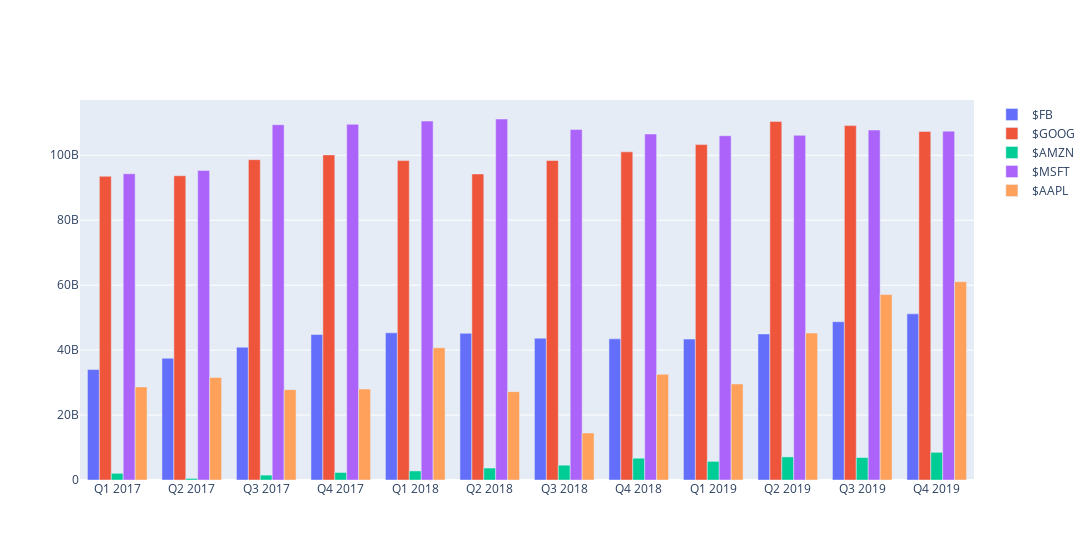

Notebook source saved alongside this figure:
### Markdown cell above
From here, you can see that even though Apple is the "biggest" company according to their market cap, they come in 4th here with regards to actual net worth (~89.5 billion). This can be attributed to their massive liabilities of just over 251 billion. Google comes in first with an equity of 201.4 billion despite a slightly smaller shareholder equity ratio than that of Facebook --- 0.73 to 0.75, respectively.

### Code cell
quarters_12 = ['Q1 2017', 'Q2 2017', 'Q3 2017','Q4 2017','Q1 2018','Q2 2018','Q3 2018','Q4 2018',
            'Q1 2019', 'Q2 2019', 'Q3 2019', 'Q4 2019']

fig = go.Figure(data=[
    go.Bar(name='$FB', x=quarters_12, y=fb_balancesheet["Working Capital"].values),
    go.Bar(name='$GOOG', x=quarters_12, y=goog_balancesheet["Working Capital"].values), 
    go.Bar(name='$AMZN', x=quarters_12, y=amzn_balancesheet["Working Capital"].values),
    go.Bar(name='$MSFT', x=quarters_12, y=msft_balancesheet["Working Capital"].values),
    go.Bar(name='$AAPL', x=quarters_12, y=aapl_balancesheet["Working Capital"].values)
])

fig.update_layout(barmode='group', width=1500)
fig.show()

### Figure 1 — Plotly figure (JSON) as saved in the notebook; plotly's stock layout.template omitted (floating-point values rounded to 4 significant figures)
{"data": [{"name": "$FB", "type": "bar", "x": ["Q1 2017", "Q2 2017", "Q3 2017", "Q4 2017", "Q1 2018", "Q2 2018", "Q3 2018", "Q4 2018", "Q1 2019", "Q2 2019", "Q3 2019", "Q4 2019"], "y": [34002000000, 37489000000, 40898000000, 44803000000, 45326000000, 45163000000, 43685000000, 43463000000, 43392000000, 44982000000, 48751000000, 51172000000]}, {"name": "$GOOG", "type": "bar", "x": ["Q1 2017", "Q2 2017", "Q3 2017", "Q4 2017", "Q1 2018", "Q2 2018", "Q3 2018", "Q4 2018", "Q1 2019", "Q2 2019", "Q3 2019", "Q4 2019"], "y": [93538000000, 93701000000, 98652000000, 100125000000, 98367000000, 94254000000, 98401000000, 101056000000, 103297000000, 110437000000, 109134000000, 107357000000]}, {"name": "$AMZN", "type": "bar", "x": ["Q1 2017", "Q2 2017", "Q3 2017", "Q4 2017", "Q1 2018", "Q2 2018", "Q3 2018", "Q4 2018", "Q1 2019", "Q2 2019", "Q3 2019", "Q4 2019"], "y": [2061000000, 487000000, 1506000000, 2314000000, 2784000000, 3680000000, 4561000000, 6710000000, 5736000000, 7112000000, 6918000000, 8522000000]}, {"name": "$MSFT", "type": "bar", "x": ["Q1 2017", "Q2 2017", "Q3 2017", "Q4 2017", "Q1 2018", "Q2 2018", "Q3 2018", "Q4 2018", "Q1 2019", "Q2 2019", "Q3 2019", "Q4 2019"], "y": [94308000000, 95324000000, 109416000000, 109534000000, 110526000000, 111174000000, 107918000000, 106556000000, 106026000000, 106132000000, 107778000000, 107434000000]}, {"name": "$AAPL", "type": "bar", "x": ["Q1 2017", "Q2 2017", "Q3 2017", "Q4 2017", "Q1 2018", "Q2 2018", "Q3 2018", "Q4 2018", "Q1 2019", "Q2 2019", "Q3 2019", "Q4 2019"], "y": [28648000000, 31573000000, 27831000000, 28022000000, 40733000000, 27213000000, 14473000000, 32545000000, 29574000000, 45269000000, 57101000000, 61070000000]}], "layout": {"barmode": "group", "width": 1500}}
